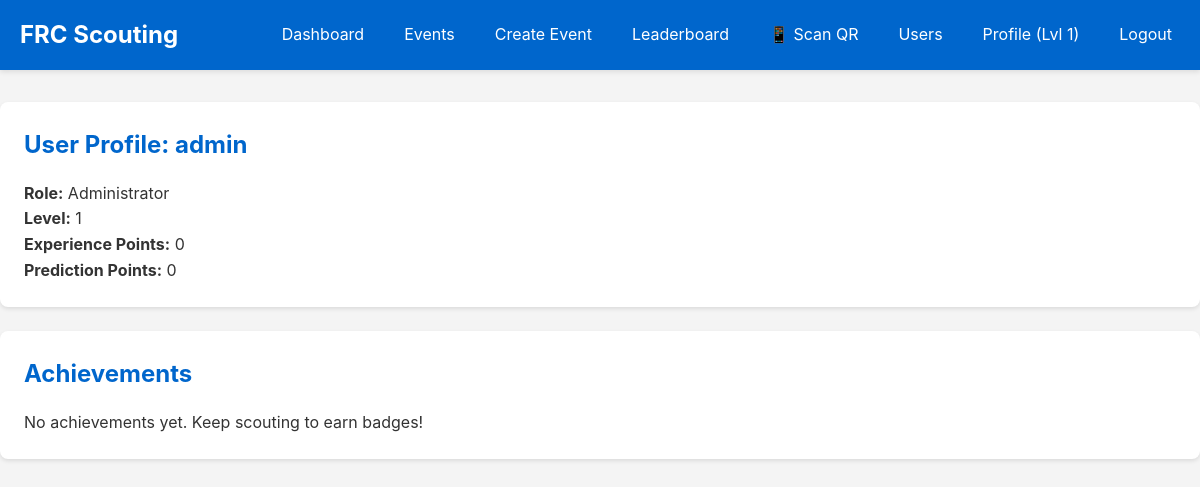
/accounts/profile/ (signed in), run on the app's committed database.
### accounts/models.py (models this page shows, shortened)
class UserProfile(models.Model):
    ROLE_CHOICES = [
        ('ADMIN', 'Administrator'),
        ('STRATEGIST', 'Strategist'),
        ('SCOUTER', 'Scouter'),
    ]
    user = models.OneToOneField(User, on_delete=models.CASCADE, related_name='profile')
    role = models.CharField(max_length=20, choices=ROLE_CHOICES, default='SCOUTER')
    prediction_points = models.IntegerField(default=0)
    experience_points = models.IntegerField(default=0)
    level = models.IntegerField(default=1)
    created_at = models.DateTimeField(auto_now_add=True)
    updated_at = models.DateTimeField(auto_now=True)
    def can_manage_users(self):
        return self.role == 'ADMIN'
    def can_manage_events(self):
        return self.role in ['ADMIN', 'STRATEGIST']

### accounts/views.py (the view)
# urls.py: path('profile/', views.profile_view, name='profile'),
@login_required
def profile_view(request):
    profile = request.user.profile
    achievements = profile.achievements.all()
    context = {
        'profile': profile,
        'achievements': achievements,
    }
    return render(request, 'accounts/profile.html', context)

### accounts/templates/accounts/profile.html (shortened to what this page needs)
{% extends 'base.html' %}
{% block content %}
<div class="card">
    <h2>User Profile: {{ user.username }}</h2>
    <p><strong>Role:</strong> {{ profile.get_role_display }}</p>
    <p><strong>Level:</strong> {{ profile.level }}</p>
    <p><strong>Experience Points:</strong> {{ profile.experience_points }}</p>
    <p><strong>Prediction Points:</strong> {{ profile.prediction_points }}</p>
</div>
<div class="card">
    <h2>Achievements</h2>
    {% if achievements %}
    <table>
        <thead>
            <tr>
                <th>Badge</th>
                <th>Description</th>
                <th>Earned</th>
            </tr>
        </thead>
        <tbody>
            {% for achievement in achievements %}
            <tr>
                <td>{{ achievement.get_badge_type_display }}</td>
                <td>{{ achievement.description }}</td>
                <td>{{ achievement.earned_at|date:"M d, Y" }}</td>
            </tr>
            {% endfor %}
        </tbody>
    </table>
    {% else %}
    <p>No achievements yet. Keep scouting to earn badges!</p>
    {% endif %}
</div>
{% endblock %}

### templates/base.html (shortened to what this page needs)
<!DOCTYPE html>
<html lang="en">
<head>
</head>
<body>
    <nav>
        <div class="container">
            <h1>FRC Scouting</h1>
            {% if user.is_authenticated %}
            <ul>
                <li><a href="{% url 'dashboard' %}">Dashboard</a></li>
                <li><a href="{% url 'event_list' %}">Events</a></li>
                {% if user.profile.can_manage_events %}
                <li><a href="{% url 'create_event' %}">Create Event</a></li>
                {% endif %}
                <li><a href="{% url 'leaderboard' %}">Leaderboard</a></li>
                {% if user.profile.can_manage_events %}
                <li><a href="{% url 'scan_qr_code' %}">📱 Scan QR</a></li>
                {% endif %}
                {% if user.profile.can_manage_users %}
                <li><a href="{% url 'user_management' %}">Users</a></li>
                {% endif %}
                <li><a href="{% url 'profile' %}">Profile (Lvl {{ user.profile.level }})</a></li>
                <li><a href="{% url 'logout' %}">Logout</a></li>
            </ul>
            {% endif %}
        </div>
    </nav>
    <div class="container main-content">
        {% block content %}{% endblock %}
    </div>
</body>
</html>

### templates/base.html (style rules this page uses)
* { margin: 0; padding: 0; box-sizing: border-box; }
body { font-family: -apple-system, BlinkMacSystemFont, 'Segoe UI', Roboto, Oxygen, Ubuntu, Cantarell, sans-serif; line-height: 1.6; color: #333; background: #f4f4f4; }
.container { max-width: 1200px; margin: 0 auto; padding: 0 20px; }
nav { background: #0066cc; color: white; padding: 1rem 0; box-shadow: 0 2px 5px rgba(0,0,0,0.1); }
nav .container { display: flex; justify-content: space-between; align-items: center; flex-wrap: wrap; }
nav h1 { font-size: 1.5rem; }
nav ul { list-style: none; display: flex; gap: 1.5rem; flex-wrap: wrap; }
nav a { color: white; text-decoration: none; padding: 0.5rem; transition: background 0.3s; }
.main-content { padding: 2rem 0; }
.card { background: white; padding: 1.5rem; margin-bottom: 1.5rem; border-radius: 8px; box-shadow: 0 2px 4px rgba(0,0,0,0.1); }
.card h2 { margin-bottom: 1rem; color: #0066cc; }

### data on the page
UserProfile: role "Administrator", level "1", experience_points "0", prediction_points "0"

### other printed values
{{ user.profile.level }} "1"
{{ user.username }} "admin"
